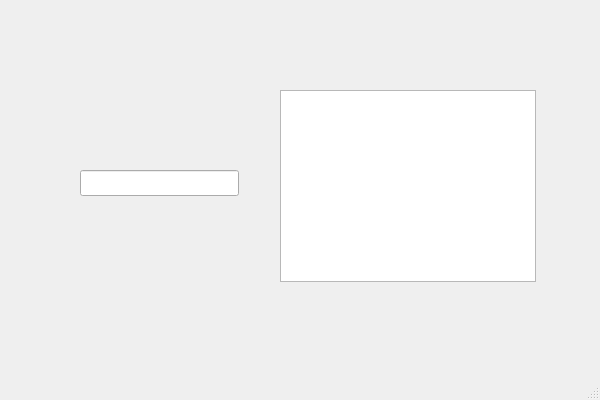
<?xml version="1.0" encoding="UTF-8"?>
<ui version="4.0">
 <class>MainWindow</class>
 <widget class="QMainWindow" name="MainWindow">
  <property name="geometry">
   <rect>
    <x>0</x>
    <y>0</y>
    <width>600</width>
    <height>400</height>
   </rect>
  </property>
  <property name="windowTitle">
   <string>LR6</string>
  </property>
  <widget class="QWidget" name="centralwidget">
   <widget class="QLineEdit" name="lineEdit">
    <property name="geometry">
     <rect>
      <x>80</x>
      <y>170</y>
      <width>159</width>
      <height>26</height>
     </rect>
    </property>
   </widget>
   <widget class="QTextEdit" name="textEdit">
    <property name="geometry">
     <rect>
      <x>280</x>
      <y>90</y>
      <width>256</width>
      <height>192</height>
     </rect>
    </property>
   </widget>
  </widget>
  <widget class="QMenuBar" name="menubar">
   <property name="geometry">
    <rect>
     <x>0</x>
     <y>0</y>
     <width>600</width>
     <height>23</height>
    </rect>
   </property>
  </widget>
  <widget class="QStatusBar" name="statusbar"/>
 </widget>
 <resources/>
 <connections/>
</ui>
